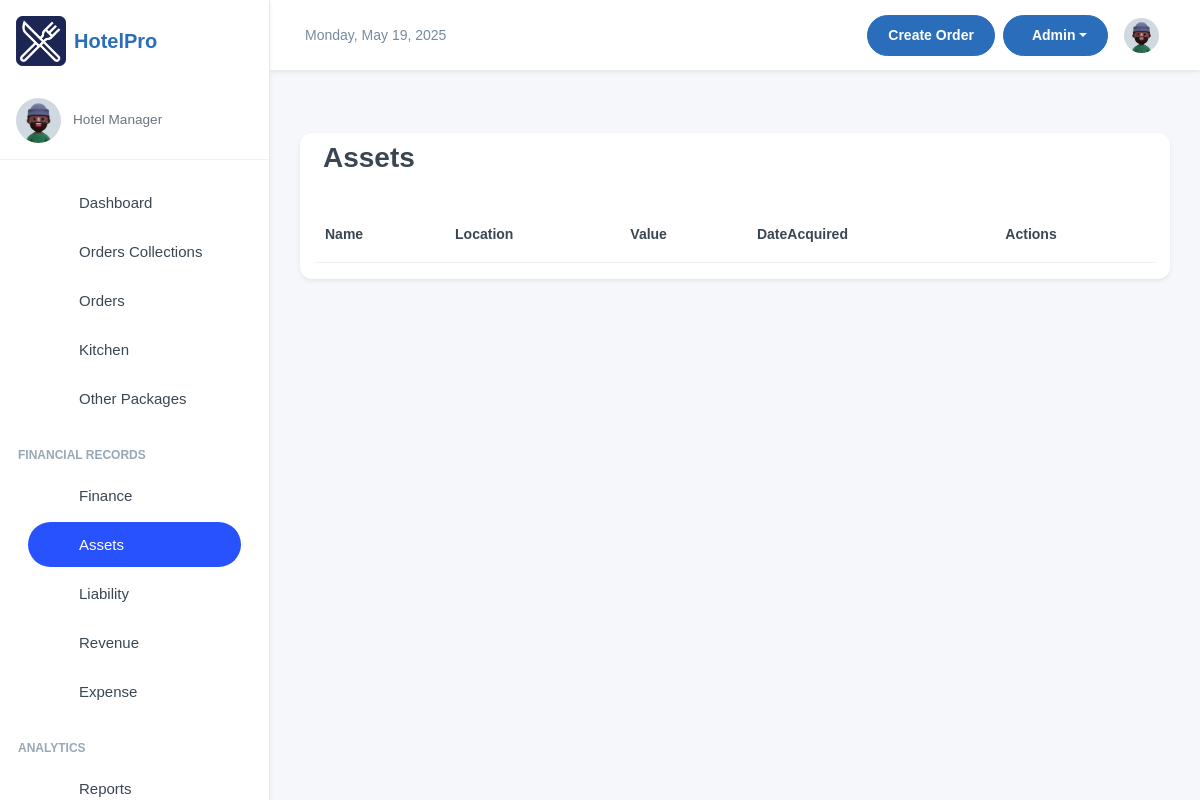
Before: /finance/all-assets/ (signed in) with the older database file.
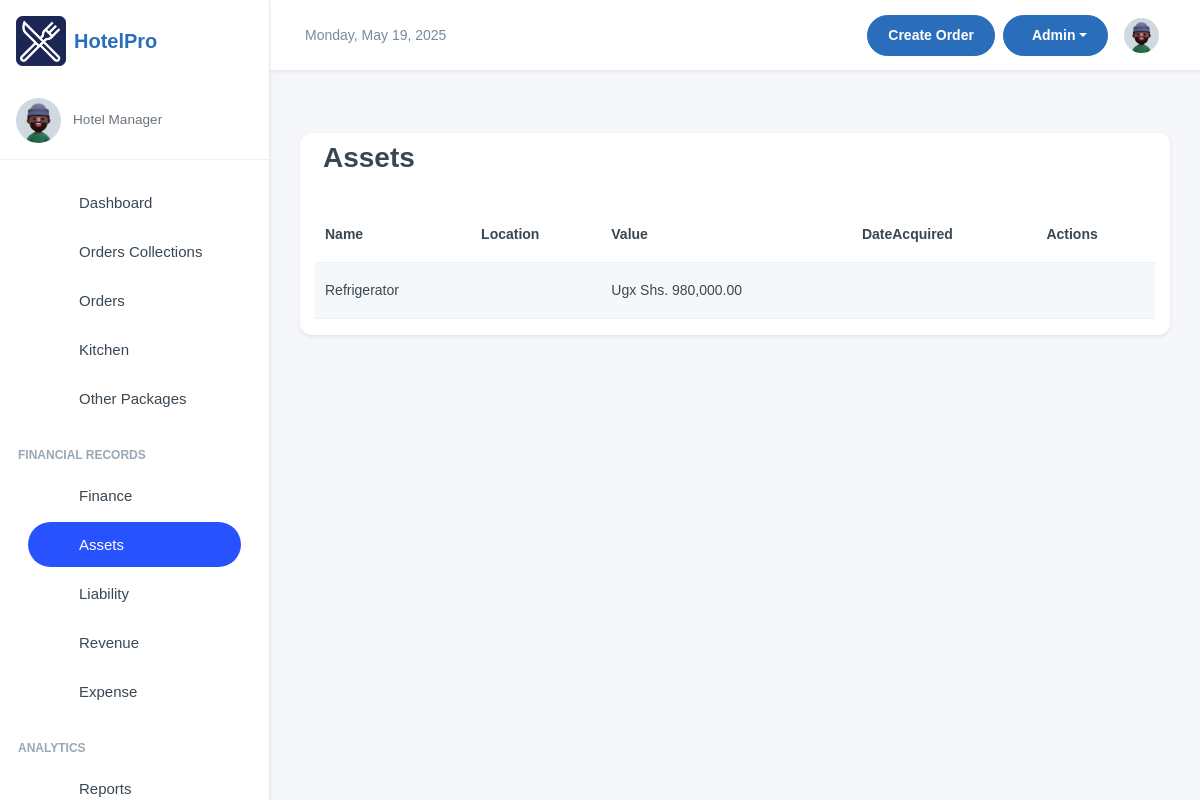
After: the same page with the newer database file.
### finance/models.py (models this page shows, shortened)
class Asset(models.Model):
    name = models.CharField(max_length=255)
    value = models.DecimalField(max_digits=12, decimal_places=2)
    purchase_date = models.DateField(null=True, blank=True)
    life_years = models.PositiveIntegerField(null=True, blank=True)  # expected lifespan for depreciation
    category = models.CharField(max_length=100, blank=True, null=True)
    attachment = models.FileField(upload_to='attachments/%Y/%m/%d/', blank=True, null=True)
    is_active = models.BooleanField(default=True)
    created_by = models.ForeignKey(settings.AUTH_USER_MODEL, on_delete=models.SET_NULL,
                                   null=True, blank=True, related_name='+')
    updated_by = models.ForeignKey(settings.AUTH_USER_MODEL, on_delete=models.SET_NULL,
                                   null=True, blank=True, related_name='+')

### finance/views.py (the view)
# urls.py: path('all-assets/', views.all_assets, name='assets'),
@login_required(login_url='/user/login/')
def all_assets(request):
    assets_list = Asset.objects.filter(is_active=True).order_by('-purchase_date')
    paginator = Paginator(assets_list, 10)
    page_number = request.GET.get('page')
    page_obj = paginator.get_page(page_number)
    return render(request, "assets.html", {"assets_list": page_obj})

### finance/templates/assets.html
{% extends 'base.html' %}
{% load humanize %}
{% block content %}
<div class="card container mt-5">
  <h2 class="m-2">Assets</h2>
  <table class="table table-striped mt-4">
    <thead>
      <tr>
        <th> Name</th>
        <th>Location</th>
        <th>Value</th>
        <th>DateAcquired </th>
        <th>Actions</th>
      </tr>
    </thead>
    <tbody>
      {% for asset in assets_list %}
      <tr>
        <td>{{ asset.name }}</td>
        <td>{{ asset.location }}</td>
        <td>Ugx Shs. {{ asset.value|intcomma }}</td>
        <td>{{ asset.date_acquired }}</td>
        <td>
        </td>
      </tr>
      {% endfor %}
    </tbody>
  </table>
</div>
{% endblock %}

Changed rows visible on the page:
added Asset: name "Refrigerator", value "980,000.00"
